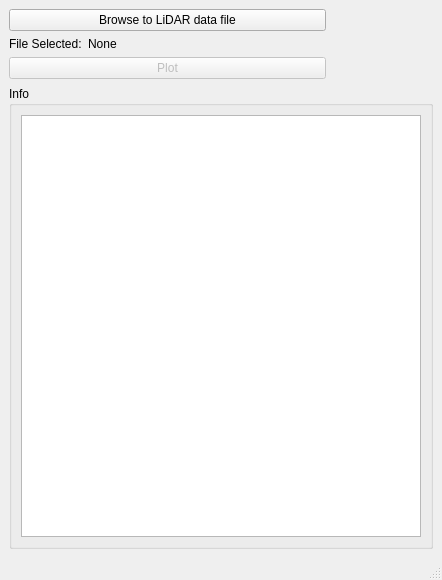
<?xml version="1.0" encoding="UTF-8"?>
<ui version="4.0">
 <class>MainWindow</class>
 <widget class="QMainWindow" name="MainWindow">
  <property name="geometry">
   <rect>
    <x>0</x>
    <y>0</y>
    <width>438</width>
    <height>580</height>
   </rect>
  </property>
  <property name="windowTitle">
   <string>MainWindow</string>
  </property>
  <widget class="QWidget" name="centralwidget">
   <layout class="QGridLayout" name="gridLayout_3">
    <item row="0" column="0">
     <layout class="QGridLayout" name="gridLayout_2">
      <item row="0" column="0">
       <layout class="QVBoxLayout" name="verticalLayout">
        <item>
         <widget class="QPushButton" name="browse_button">
          <property name="text">
           <string>Browse to LiDAR data file</string>
          </property>
         </widget>
        </item>
        <item>
         <layout class="QHBoxLayout" name="horizontalLayout">
          <item>
           <widget class="QLabel" name="label">
            <property name="sizePolicy">
             <sizepolicy hsizetype="Fixed" vsizetype="Fixed">
              <horstretch>0</horstretch>
              <verstretch>0</verstretch>
             </sizepolicy>
            </property>
            <property name="text">
             <string>File Selected:</string>
            </property>
           </widget>
          </item>
          <item>
           <widget class="QLabel" name="filename_label">
            <property name="sizePolicy">
             <sizepolicy hsizetype="Preferred" vsizetype="Fixed">
              <horstretch>0</horstretch>
              <verstretch>0</verstretch>
             </sizepolicy>
            </property>
            <property name="text">
             <string>None</string>
            </property>
           </widget>
          </item>
         </layout>
        </item>
        <item>
         <widget class="QPushButton" name="plot_button">
          <property name="enabled">
           <bool>false</bool>
          </property>
          <property name="text">
           <string>Plot</string>
          </property>
         </widget>
        </item>
       </layout>
      </item>
      <item row="0" column="1">
       <widget class="QLabel" name="label_2">
        <property name="sizePolicy">
         <sizepolicy hsizetype="Fixed" vsizetype="Fixed">
          <horstretch>0</horstretch>
          <verstretch>0</verstretch>
         </sizepolicy>
        </property>
        <property name="minimumSize">
         <size>
          <width>101</width>
          <height>71</height>
         </size>
        </property>
        <property name="maximumSize">
         <size>
          <width>101</width>
          <height>71</height>
         </size>
        </property>
        <property name="text">
         <string/>
        </property>
        <property name="pixmap">
         <pixmap resource="images.qrc">:/Images/LMMicon.png</pixmap>
        </property>
        <property name="scaledContents">
         <bool>true</bool>
        </property>
       </widget>
      </item>
     </layout>
    </item>
    <item row="1" column="0">
     <widget class="QGroupBox" name="groupBox">
      <property name="title">
       <string>Info</string>
      </property>
      <layout class="QGridLayout" name="gridLayout">
       <item row="0" column="0">
        <widget class="QTextEdit" name="info_box">
         <property name="enabled">
          <bool>true</bool>
         </property>
         <property name="minimumSize">
          <size>
           <width>400</width>
           <height>200</height>
          </size>
         </property>
         <property name="readOnly">
          <bool>true</bool>
         </property>
        </widget>
       </item>
      </layout>
     </widget>
    </item>
   </layout>
  </widget>
  <widget class="QStatusBar" name="statusbar"/>
 </widget>
 <resources>
  <include location="images.qrc"/>
 </resources>
 <connections/>
</ui>
